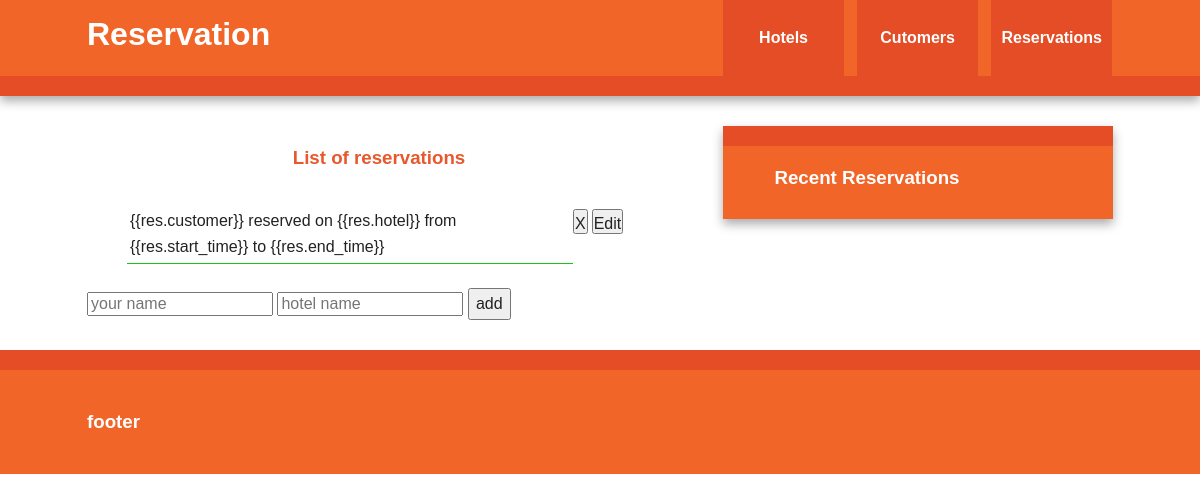
Before: /reservation/allreservations with the older database file.
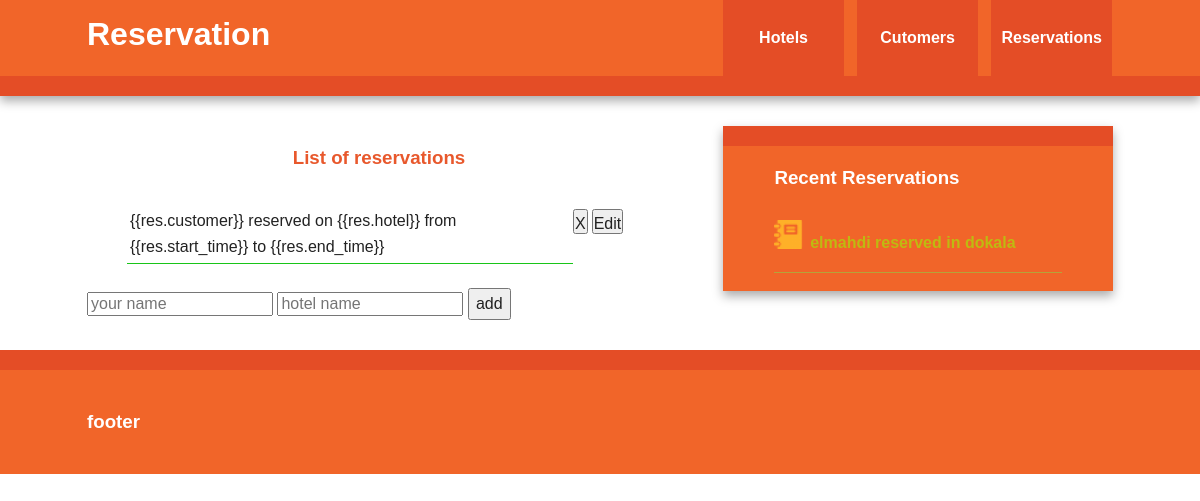
After: the same page with the newer database file.
### reservation/models.py (models this page shows, shortened)
class Reservation(models.Model):
    hotel = models.ForeignKey(Hotel)
    customer = models.ForeignKey(Customer)
    start_time = models.DateTimeField()
    end_time = models.DateTimeField()

class Customer(models.Model):
    customer_name = models.CharField(max_length=50)
    customer_number = models.CharField(max_length=50)
    def __str__(self):
        return self.customer_name

class Hotel(models.Model):
    hotel_name = models.CharField(max_length=50)
    hotel_city = models.CharField(max_length=50)
    total_rooms = models.IntegerField()
    empty_rooms = models.IntegerField()
    def __str__(self):
        return self.hotel_name

### reservation/views.py (the view)
# urls.py: url(r'allreservations',AllReservations),
def AllReservations(request):
    return render(request,"reservation/reservations.html",{'reservations':Reservation.objects.all(),'recentreservation': Reservation.objects.filter().order_by("-id")[:5]})

### templates/reservation/reservations.html
{% extends 'base.html' %}
{% block title %}
Reservation
{% endblock %}
{% block content %}
<h3 style="padding-left:60px;padding-right:60px;color: rgb(232, 88, 44);width: 464px;text-align: center">List of reservations</h3>
{% verbatim %}
<div ng-controller="Reservations">
  <ul style="display:inline-block;">
    <div ng-repeat="res in reservations">
      <li style="padding: 3px;border-bottom: 0.5px solid rgb(24, 197, 24);width: 440px;float: left;list-style: none">{{res.customer}} reserved on  {{res.hotel}} from {{res.start_time}}  to {{res.end_time}}</li><button ng-click="delete_customer(customer.id)" style="padding:0px;margin:0px;margin-top: 3.5px;height: 25px;float: left;margin-right: 4px;">X</button><button ng-click="update_reservation(res.id,res_hotel,res_customer)" style="padding:0px;margin:0px;margin-top: 3.5px;height: 25px;float: left;">Edit</button>
    </div>
  </ul>
  <input type="text" placeholder="your name" ng-model="res_customer"/>
  <input type="text" placeholder="hotel name" ng-model="res_hotel"/>
  <button ng-click="add_new_reservation(res_hotel,res_customer)">add</button>
</div>
{% endverbatim %}
{% endblock %}
{% block recent%}
<h3>Recent Reservations</h3>
{% for res in recentreservation %}
<div style="padding-top:5px;display:inline-block;border-bottom: 0.5px #b6a339 solid;width: 100%;">
  <img src="../../static/images/dossier.png"  style="padding: 0px;padding-top:6px;float: left;width: 10%;">
  <p style="float:left;padding-left: 7px;font-weight:bold;color:rgb(191,185,17);">{{res.customer}} reserved in {{res.hotel}}</p>
</div>
{% endfor %}
{% endblock %}

Changed rows visible on the page:
added Reservation: customer "elmahdi", hotel "dokala"
